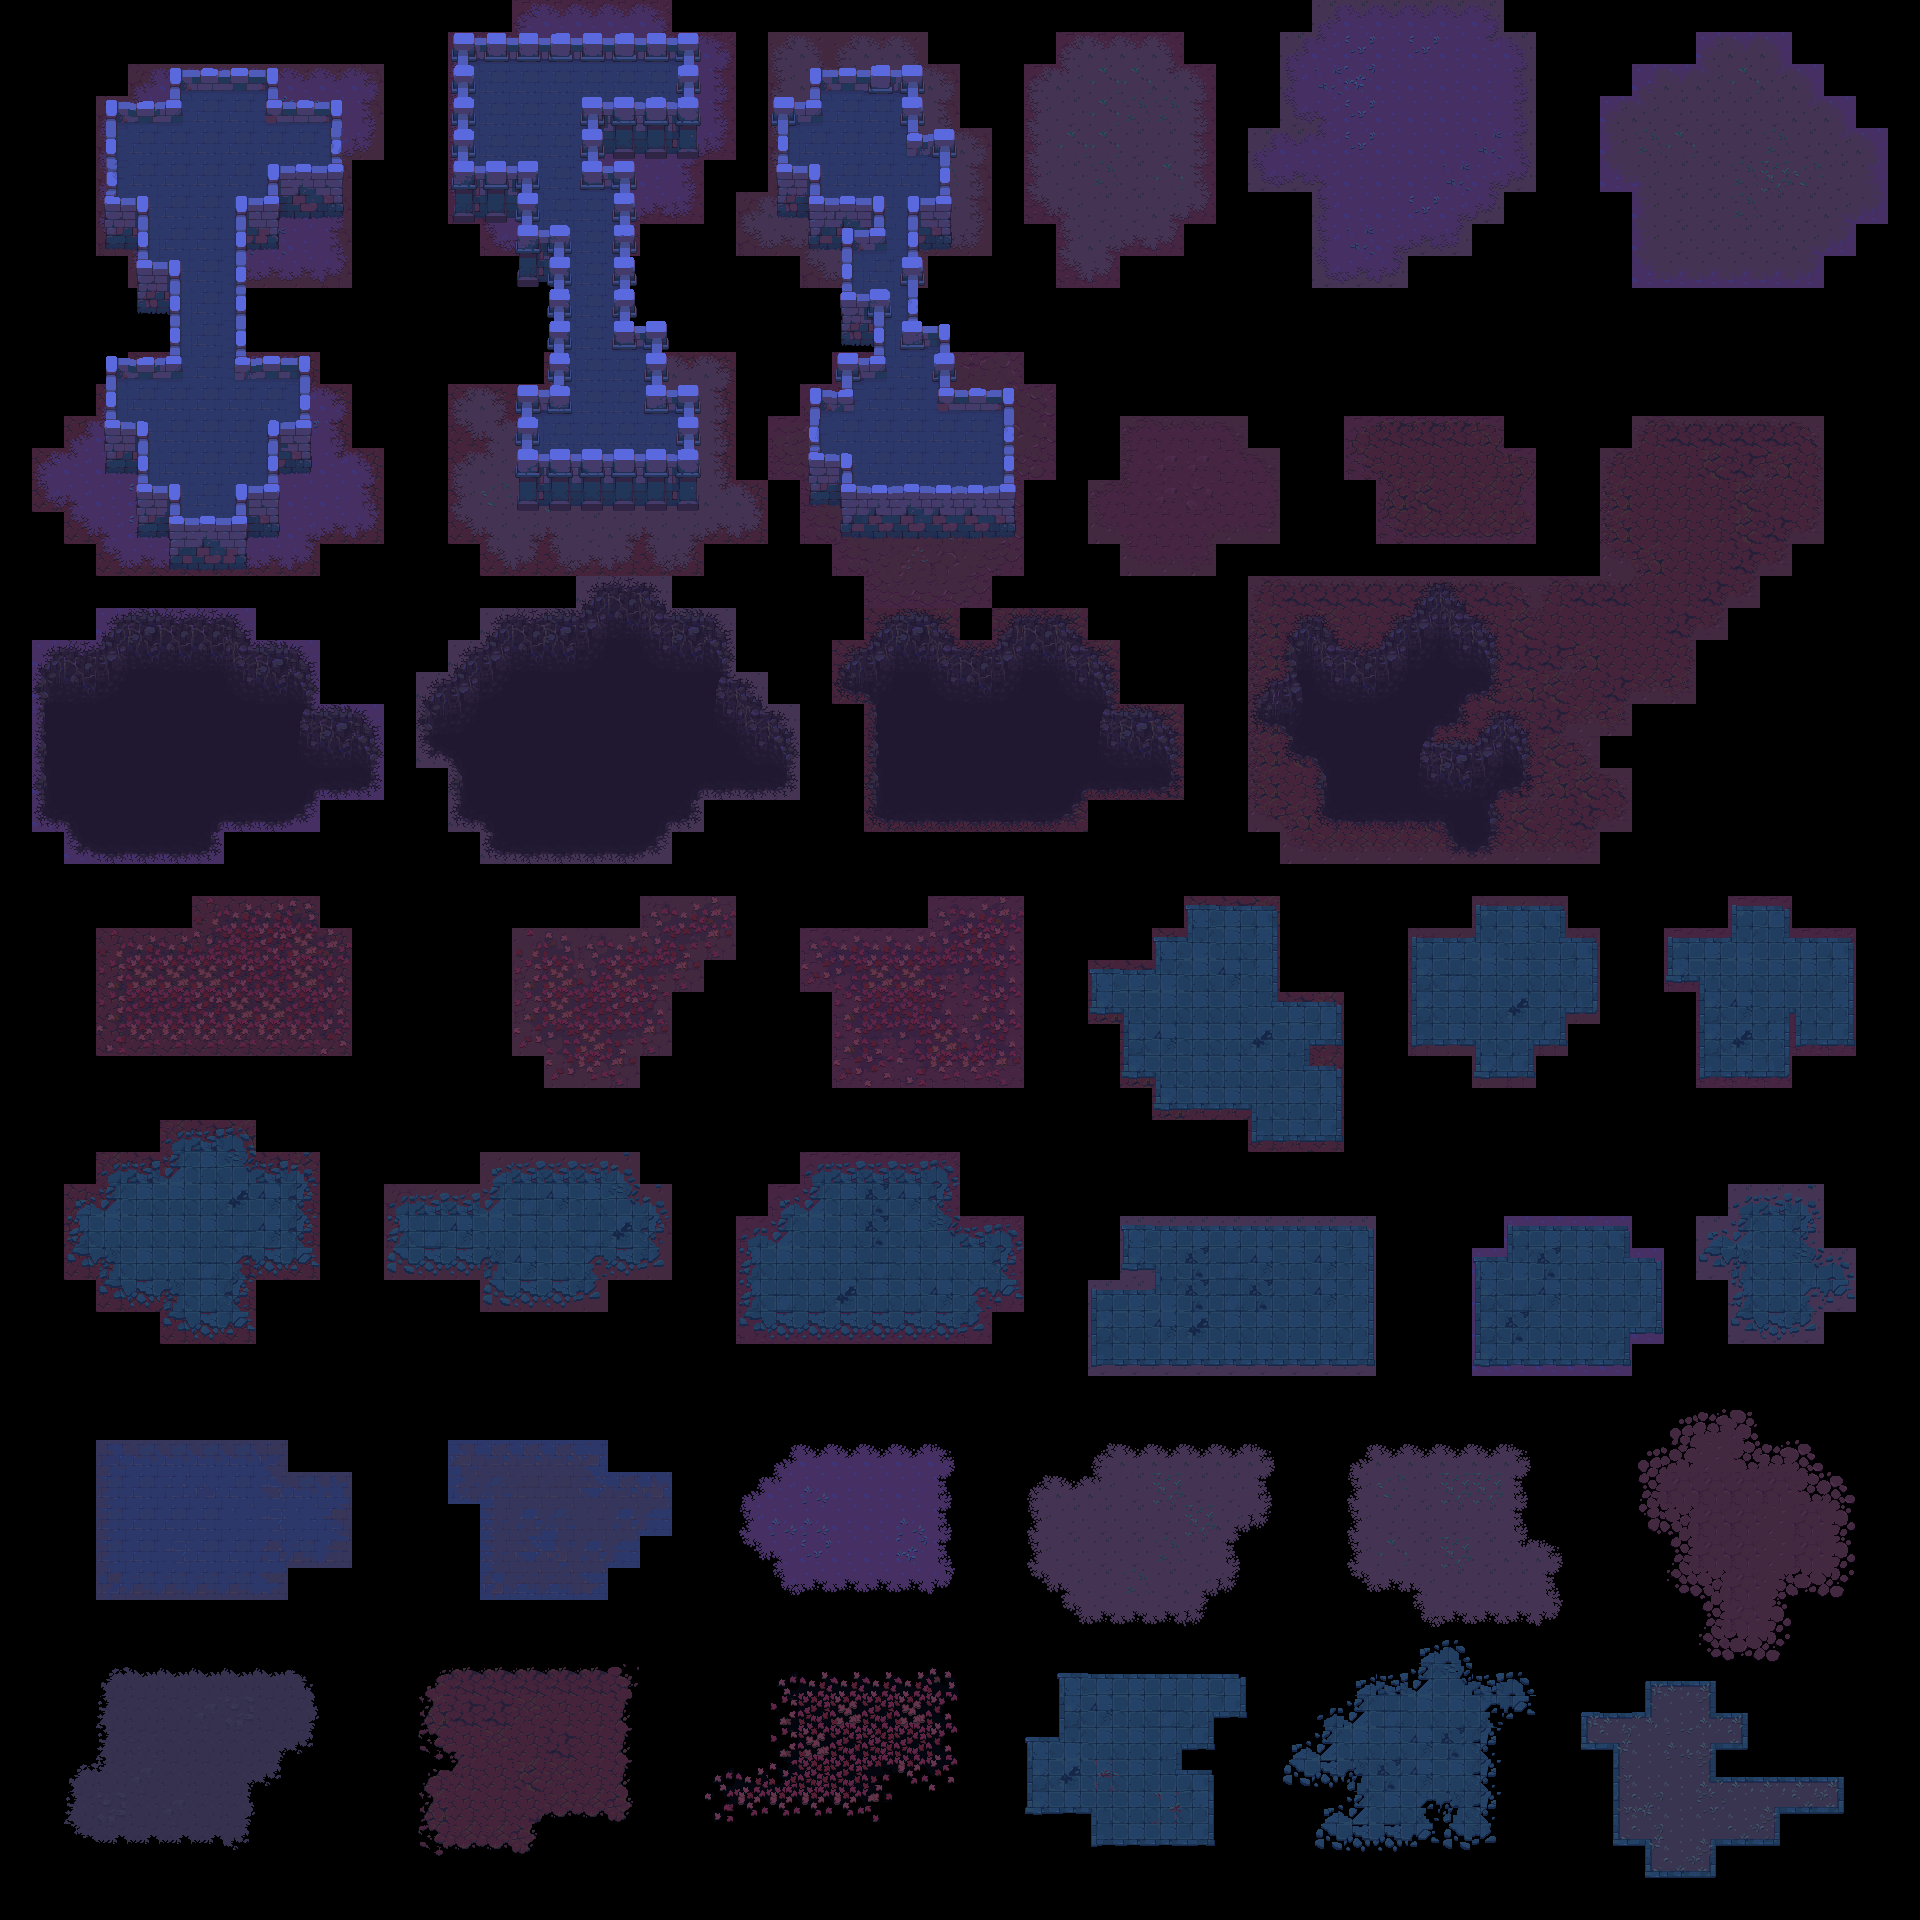

A 2D game scene composited from a Tiled map and its tileset images. What follows is a short description and the map's XML, with each tile layer's data collapsed to a summary:
An orthogonal 60x60 tile map with 32x32 px tiles, 5 tile layers (Terrains, holes-1-2-3, wall-1, wall-2, ...), 8 tilesets.

<map version="1.9" tiledversion="1.9.2" orientation="orthogonal" renderorder="right-down" width="60" height="60" tilewidth="32" tileheight="32" infinite="0" nextlayerid="10" nextobjectid="1">
 <properties>
  <property name="AutomappingRadius" type="int" value="4" />
 </properties>
 <tileset firstgid="1" source="Tilesets/wall 1.tsx" />
 <tileset firstgid="241" source="Tilesets/hole-1.tsx" />
 <tileset firstgid="481" source="Tilesets/wall 2.tsx" />
 <tileset firstgid="721" source="Tilesets/Terrain - cemetery.tsx" />
 <tileset firstgid="3061" source="Tilesets/wall 1 and 2 mixed.tsx" />
 <tileset firstgid="3301" source="Tilesets/hole-2.tsx" />
 <tileset firstgid="3541" source="Tilesets/hole-3.tsx" />
 <tileset firstgid="3781" source="Tilesets/hole - transparency.tsx" />
 <layer id="8" name="Terrains" width="60" height="60">
  <data>[3600 cells, 1552 non-empty, 617 distinct tile ids]</data>
 </layer>
 <layer id="7" name="holes-1-2-3" width="60" height="60">
  <data>[3600 cells, 266 non-empty, 125 distinct tile ids]</data>
 </layer>
 <layer id="4" name="wall-1" width="60" height="60">
  <data>[3600 cells, 94 non-empty, 38 distinct tile ids]</data>
 </layer>
 <layer id="6" name="wall-2" width="60" height="60">
  <data>[3600 cells, 87 non-empty, 35 distinct tile ids]</data>
 </layer>
 <layer id="9" name="wall-1and2 mixed" width="60" height="60">
  <data>[3600 cells, 80 non-empty, 42 distinct tile ids]</data>
 </layer>
</map>
